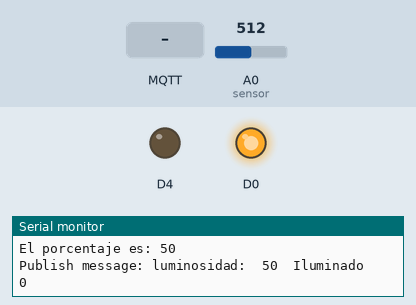
Recording of a sketch running on a simulated ESP8266 (NodeMCU). On the bench: output pins drawn as LEDs (lit = HIGH), the last lines printed to the serial monitor. The test bench sets the inputs (shaded band); at power-on: A0 (sensor) = 512. WiFi joins after 1.5 s; servers stay silent unless stated; random numbers use the default seed unless the sketch sets one; no MQTT or app messages arrive unless stated.

Above: at 2.7 s.
2.8 s: MQTT message "1" arrives on the first subscribed topic
At 5.2 s:
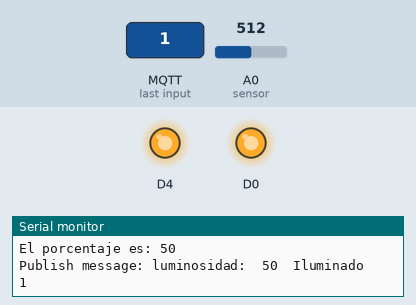
5.5 s: A0 (sensor) set to 811
7.2 s: A0 (sensor) set to 848
At 8.4 s:
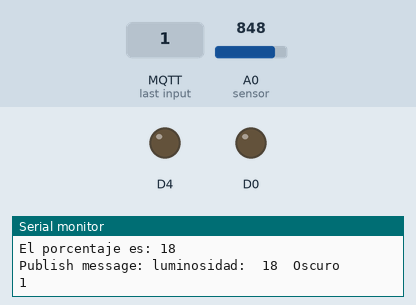
11.5 s: A0 (sensor) set to 716
At 12.7 s:
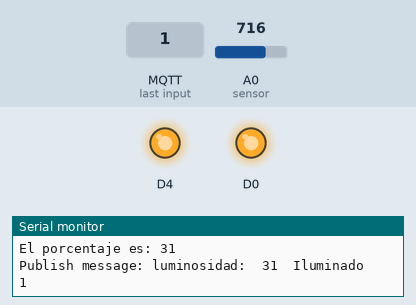
13.5 s: A0 (sensor) set to 900
At 14.3 s:
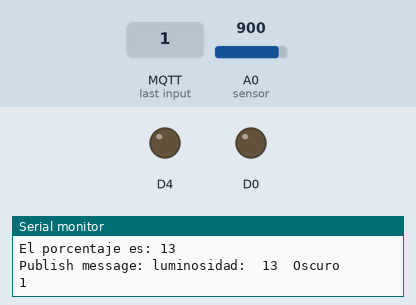
Timing chart, 0 to 16.5 s (numbered marks = the images above; inputs shaded):
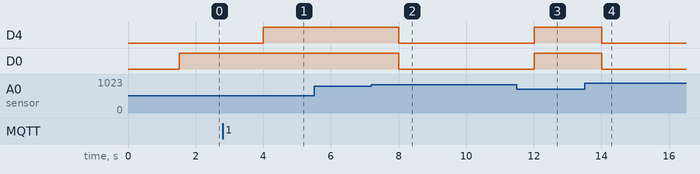

The sketch:

mqtt_fotoresistencia.ino
```cpp
/*
 Basic ESP8266 MQTT example

 This sketch demonstrates the capabilities of the pubsub library in combination
 with the ESP8266 board/library.

 It connects to an MQTT server then:
  - publishes "hello world" to the topic "outTopic" every two seconds
  - subscribes to the topic "inTopic", printing out any messages
    it receives. NB - it assumes the received payloads are strings not binary
  - If the first character of the topic "inTopic" is an 1, switch ON the ESP Led,
    else switch it off

 It will reconnect to the server if the connection is lost using a blocking
 reconnect function. See the 'mqtt_reconnect_nonblocking' example for how to
 achieve the same result without blocking the main loop.

 To install the ESP8266 board, (using Arduino 1.6.4+):
  - Add the following 3rd party board manager under "File -> Preferences -> Additional Boards Manager URLs":
       http://arduino.esp8266.com/stable/package_esp8266com_index.json
  - Open the "Tools -> Board -> Board Manager" and click install for the ESP8266"
  - Select your ESP8266 in "Tools -> Board"

*/

#include <ESP8266WiFi.h>
#include <PubSubClient.h>

// Update these with values suitable for your network.
//#define BUTTON 12 //botón en GPIO12 (D6)

const char* ssid = "LAB_ELECTRONICA1";
const char* password = "ELECTRONICA1";
//const char* server = "mqtt.thingspeak.com";
const char* mqtt_server = "10.1.129.43";

int sensor = A0;

WiFiClient espClient;
PubSubClient client(espClient);
long lastMsg = 0;
char msg[50];
int value = 0;
int valorSensor;
int porcentaje;
static int alarma = 20;
int valor;
static int estado = 0;
int intensidad [10];
int i = 0;

void setup_wifi() {

  delay(10);
  // We start by connecting to a WiFi network
  Serial.println();
  Serial.print("Connecting to ");
  Serial.println(ssid);

  WiFi.begin(ssid, password);

  while (WiFi.status() != WL_CONNECTED) {
    delay(500);
    Serial.print(".");
  }

  randomSeed(micros());

  Serial.println("");
  Serial.println("WiFi connected");
  Serial.println("IP address: ");
  Serial.println(WiFi.localIP());
}

void callback(char* topic, byte* payload, unsigned int length) {
  //alarma = 0;
  Serial.print("Message arrived [");
  Serial.print(topic);
  Serial.print("] ");
  for (int i = 0; i < length; i++) {
    Serial.print((char)payload[i]);
//    intensidad [i] = String((char)payload[i]).toInt();
//    alarma = alarma + (intensidad [i]*pow(10,(length-1-i)));
  }
//  Serial.print("ALARMA:  ");
//  Serial.print(alarma);

  Serial.println();


  // Switch on the LED if an 1 was received as first character
  if ((char)payload[0] == '1') {
    estado = 1;
    Serial.println(estado);
//    alarma = 0;
//    for(int i = 1; i<length; i++){
//      intensidad [i-1] = String((char)payload[i]).toInt();
//      //Serial.println(intensidad[i-1]);
//      alarma = alarma + (intensidad [i-1]*pow(10,(length-1-i)));
//    }
//    Serial.print("\n");
//    Serial.print("ALARMA:  ");
//    Serial.print(alarma);
//    Serial.print("\n");

    /*
      //Serial.println(valorSensor);
      digitalWrite(D0, LOW);
    while(i<15){
      valorSensor = analogRead(sensor);
      Serial.println(valorSensor);
      delay(1000);

      if (valorSensor > 1000){
        digitalWrite(BUILTIN_LED, LOW);   // Turn the LED on (Note that LOW is the voltage level
        digitalWrite(D0, LOW);
        //Serial.println("Hola");
      }else{
        digitalWrite(BUILTIN_LED, HIGH);  // Turn the LED off by making the voltage HIGH
        digitalWrite(D0, HIGH);
        //Serial.println("Mundo");
      }

      long now = millis();

      if (now - lastMsg > 2000) {
        valorSensor = analogRead(sensor);
        Serial.println(valorSensor);
        lastMsg = now;
        ++value;
        snprintf (msg, 50, "Valor: %3d", valorSensor);
        Serial.print("Publish message: ");
        Serial.println(msg);
        client.publish("laboratorios/lab1/sensor2", msg);
        client.setCallback(callback);
      }
      i++;
    }
    i = 0;
    // but actually the LED is on; this is because
    // it is active low on the ESP-01)*/
  }
  else {
    if ((char)payload[0] == '0'){
      estado = 0;
      digitalWrite(BUILTIN_LED, LOW);  // Turn the LED off by making the voltage HIGH
      digitalWrite(D0, HIGH);
    }else{
      if ((char)payload[0] == '2'){
        alarma = 0;
        for(int i = 1; i<length; i++){
          intensidad [i-1] = String((char)payload[i]).toInt();
          //Serial.println(intensidad[i-1]);
          alarma = alarma + (intensidad [i-1]*pow(10,(length-1-i)));
        }
      }
    }
  }
}

void reconnect() {
  // Loop until we're reconnected
  while (!client.connected()) {
    Serial.print("Attempting MQTT connection...");
    // Create a random client ID
    String clientId = "ESP8266Client-";
    clientId += String(random(0xffff), HEX);
    // Attempt to connect
    if (client.connect(clientId.c_str())) {
      Serial.println("connected");
      // Once connected, publish an announcement...

      client.publish("laboratorios/lab1/sensor1", "Cracks");
      // ... and resubscribe
      client.subscribe("laboratorios/lab1/receptor2");
    } else {
      Serial.print("failed, rc=");
      Serial.print(client.state());
      Serial.println(" try again in 5 seconds");
      // Wait 5 seconds before retrying
      delay(5000);
    }
  }
}

void setup() {
  pinMode(A0, INPUT);
  pinMode(D0, OUTPUT);
  pinMode(BUILTIN_LED, OUTPUT);     // Initialize the BUILTIN_LED pin as an output
//  pinMode(BUTTON, INPUT_PULLUP);
//  attachInterrupt(BUTTON,cambio,FALLING);
  Serial.begin(115200);
  setup_wifi();
  client.setServer(mqtt_server, 1883);
  client.setCallback(callback);
  digitalWrite(D0, HIGH);
}
//void cambio() {
// Serial.println("Interrupcion");
//}
void loop() {

  if (!client.connected()) {
    reconnect();
  }
  client.loop();

  long now = millis();

  if (now - lastMsg > 2000) {
    valorSensor = analogRead(sensor);
    porcentaje = 100 - (valorSensor*100/1024);
    Serial.print("El porcentaje es: ");
    Serial.println(porcentaje);
    lastMsg = now;
    ++value;
    //snprintf (msg, 50, "Porcentaje luminosidad: %3d", porcentaje);
    if(porcentaje < 20){
      snprintf (msg, 50,"luminosidad: %3d  Oscuro", porcentaje);
    }else{
      snprintf (msg, 50,"luminosidad: %3d  Iluminado", porcentaje);
    }
    Serial.print("Publish message: ");
    Serial.println(msg);
    client.publish("laboratorios/lab1/sensor2", msg);
    client.setCallback(callback);
    Serial.println(estado);
      if(estado == 1){
        if (porcentaje < alarma){
          digitalWrite(BUILTIN_LED, LOW);   // Turn the LED on (Note that LOW is the voltage level
          digitalWrite(D0, LOW);
          //Serial.println("Hola");
        }else{
          digitalWrite(BUILTIN_LED, HIGH);  // Turn the LED off by making the voltage HIGH
          digitalWrite(D0, HIGH);
          //Serial.println("Mundo");
        }
      }
      delay(1000);
  }
}
```

Measured:
- the behaviour switches between 829 and 830 on A0 (sensor) (found by bisection; images 1 and 2)
- after the input at 2.8 s, D4: LOW → HIGH after 1.2 s
- after the input at 7.2 s, D4, D0: HIGH → LOW after 0.81 s
- after the input at 11.5 s, D4, D0: LOW → HIGH after 0.51 s
- after the input at 13.5 s, D4, D0: HIGH → LOW after 0.51 s
